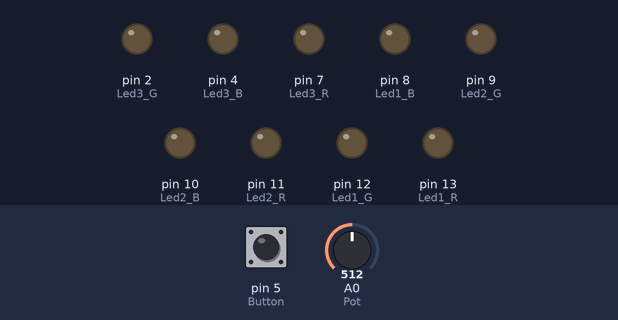
A sketch run on a simulated Arduino Uno, built with avr-gcc and run on an emulated ATmega328P. Parts: output pins drawn as LEDs (lit = HIGH). Inputs (shaded band) come from the test bench; at power-on: pin 5 (Button) LOW, A0 (Pot) = 512.

Above: at 1.2 s.
1.3 s: pin 5 (Button) pulled HIGH for 3.2 s
At 2.0 s:
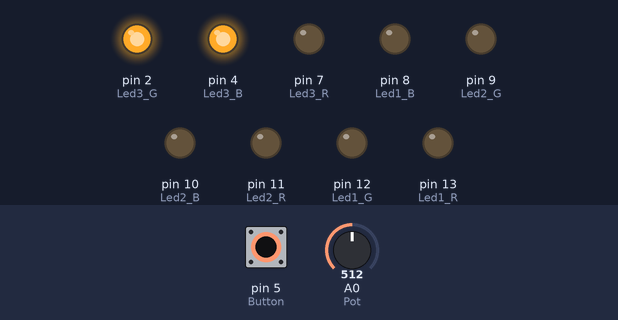
7.5 s: pin 5 (Button) pulled HIGH for 0.15 s
At 10.4 s:
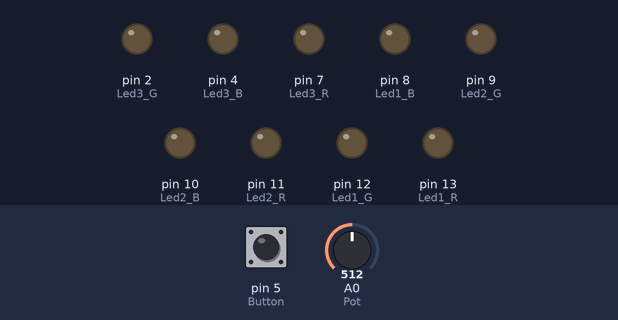
10.6 s: pin 5 (Button) pulled HIGH for 3.2 s
At 11.5 s:
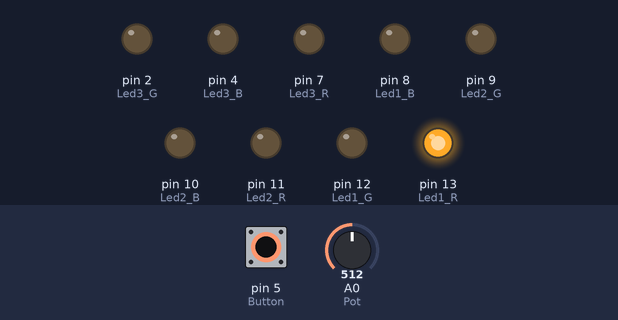
16.8 s: pin 5 (Button) pulled HIGH for 1 s
At 17.4 s:
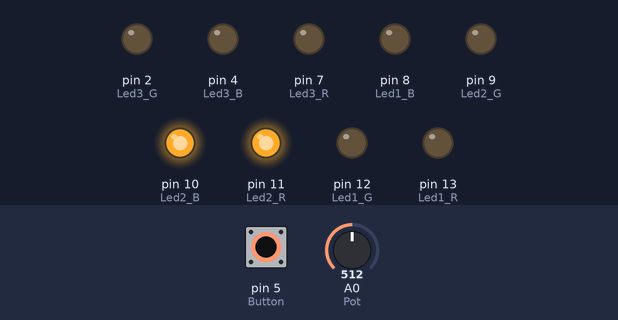
Timing chart, 0 to 20.8 s (numbered marks = the images above; inputs shaded):
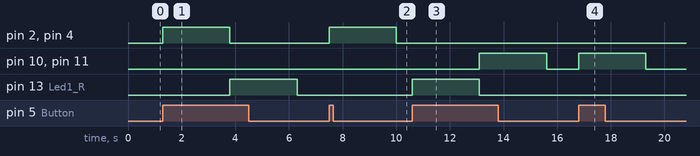

Measured:
- after the input at 1.3 s, pin 2 (Led3_G), pin 4 (Led3_B): LOW → HIGH at once, → LOW 2.5 s later; pin 13 (Led1_R): LOW → HIGH after 2.5 s, → LOW 2.5 s later
- after the input at 7.5 s, pin 2 (Led3_G), pin 4 (Led3_B): LOW → HIGH at once, → LOW 2.5 s later
- after the input at 10.6 s, pin 10 (Led2_B), pin 11 (Led2_R): LOW → HIGH after 2.5 s, → LOW 2.5 s later; pin 13 (Led1_R): LOW → HIGH at once, → LOW 2.5 s later
- after the input at 16.8 s, pin 10 (Led2_B), pin 11 (Led2_R): LOW → HIGH at once, → LOW 2.5 s later

The sketch:

codigo.ino
```cpp
#define Led1_R 13
#define Led1_G 12
#define Led1_B 8

#define Led2_R 11
#define Led2_G 9
#define Led2_B 10

#define Led3_R 7
#define Led3_G 2
#define Led3_B 4

#define Button 5

#define Pot A0

void setup()
{
	pinMode(Led1_R, OUTPUT);
  	pinMode(Led1_G, OUTPUT);
  	pinMode(Led1_B, OUTPUT);

 	pinMode(Led2_R, OUTPUT);
  	pinMode(Led2_G, OUTPUT);
  	pinMode(Led2_B, OUTPUT);

  	pinMode(Led3_R, OUTPUT);
  	pinMode(Led3_G, OUTPUT);
  	pinMode(Led3_B, OUTPUT);

  	pinMode(Button, INPUT);

  	pinMode(Pot, INPUT);

  	Serial.begin(9600);
}

void loop()
{
	if (digitalRead(Button))
    {
     	analogWrite(Led1_R, 255);

  		delay(map(analogRead(Pot), 0, 1023, 0, 5000));
    }
  	else
    {
      digitalWrite(Led1_R, LOW);
      digitalWrite(Led1_G, LOW);
      digitalWrite(Led1_B, LOW);

      digitalWrite(Led2_R, LOW);
      digitalWrite(Led2_G, LOW);
      digitalWrite(Led2_B, LOW);

      digitalWrite(Led3_R, LOW);
      digitalWrite(Led3_G, LOW);
      digitalWrite(Led3_B, LOW);
    }


  	if (digitalRead(Button))
    {
     	analogWrite(Led1_R, 0);

        digitalWrite(Led2_R, HIGH);
        digitalWrite(Led2_B, HIGH);

        delay(map(analogRead(Pot), 0, 1023, 0, 5000));
    }
  	else
    {
      digitalWrite(Led1_R, LOW);
      digitalWrite(Led1_G, LOW);
      digitalWrite(Led1_B, LOW);

      digitalWrite(Led2_R, LOW);
      digitalWrite(Led2_G, LOW);
      digitalWrite(Led2_B, LOW);

      digitalWrite(Led3_R, LOW);
      digitalWrite(Led3_G, LOW);
      digitalWrite(Led3_B, LOW);
    }

  	if (digitalRead(Button))
    {
     	digitalWrite(Led2_R, LOW);
        digitalWrite(Led2_B, LOW);

        analogWrite(Led3_G, 255);
        analogWrite(Led3_B, 255);

        delay(map(analogRead(Pot), 0, 1023, 0, 5000));
    }
  	else
    {
      digitalWrite(Led1_R, LOW);
      digitalWrite(Led1_G, LOW);
      digitalWrite(Led1_B, LOW);

      digitalWrite(Led2_R, LOW);
      digitalWrite(Led2_G, LOW);
      digitalWrite(Led2_B, LOW);

      digitalWrite(Led3_R, LOW);
      digitalWrite(Led3_G, LOW);
      digitalWrite(Led3_B, LOW);
    }

  	if (digitalRead(Button))
    {
     	analogWrite(Led3_G, 0);
  		analogWrite(Led3_B, 0);
    }
  	else
    {
      digitalWrite(Led1_R, LOW);
      digitalWrite(Led1_G, LOW);
      digitalWrite(Led1_B, LOW);

      digitalWrite(Led2_R, LOW);
      digitalWrite(Led2_G, LOW);
      digitalWrite(Led2_B, LOW);

      digitalWrite(Led3_R, LOW);
      digitalWrite(Led3_G, LOW);
      digitalWrite(Led3_B, LOW);
    }
}
```
